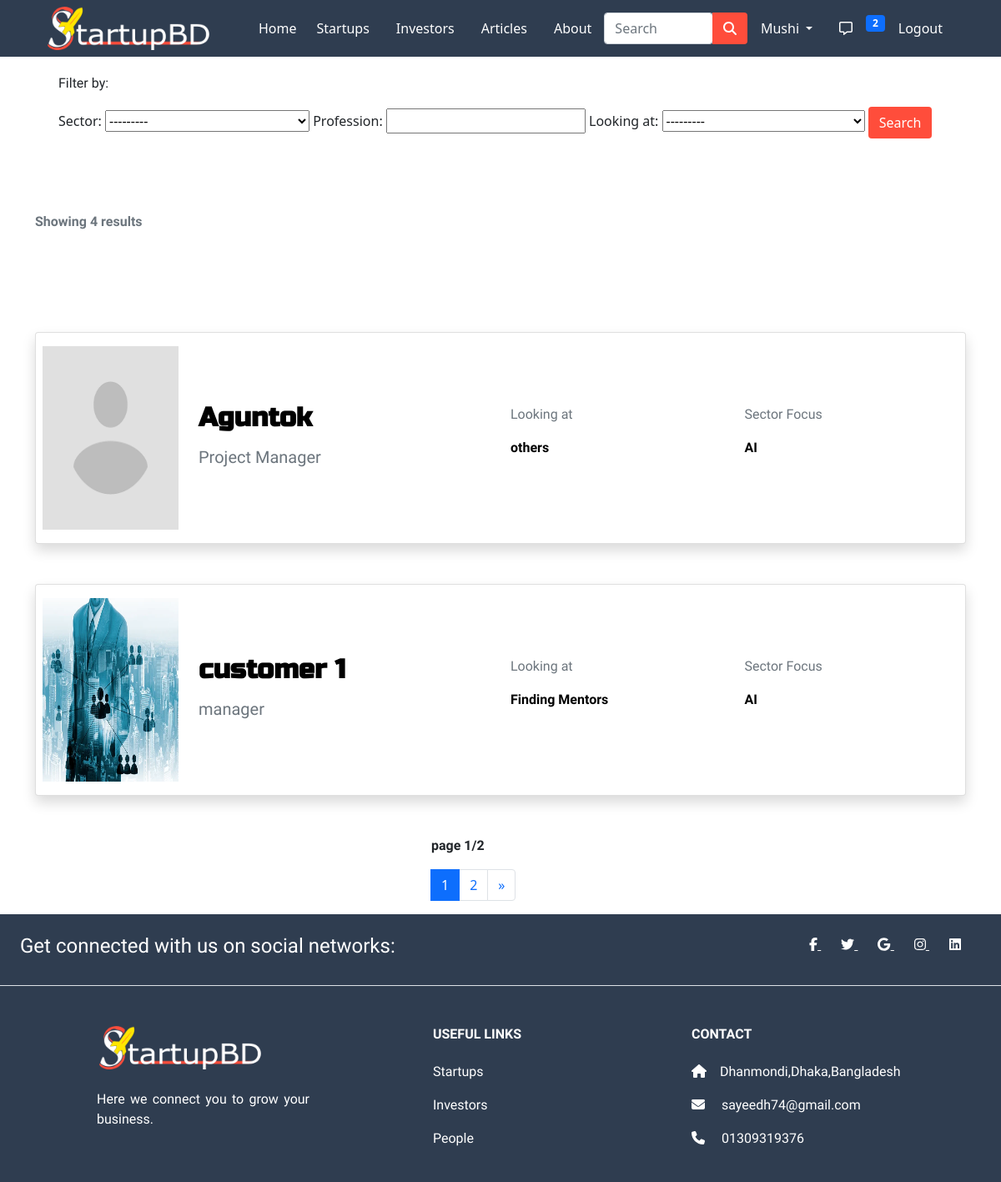
Page /customer_home/ (signed in) on the committed database.
### app/models.py (models this page shows, shortened)
class User(AbstractUser):
  is_customer = models.BooleanField(default=False)
  is_investor = models.BooleanField(default=False)
  is_startup = models.BooleanField(default=False)

class CustomerInfo(models.Model):
  user = models.ForeignKey(settings.AUTH_USER_MODEL, on_delete=models.CASCADE)
  name = models.CharField(max_length=100)
  biography=models.TextField(max_length=500,blank=True,null=True)
  email = models.EmailField(max_length=100, blank=True, null=True)
  mobile = models.CharField(max_length=20,blank=True,null=True)
  profession = models.CharField(max_length=50,blank=True,null=True)
  looking_at = models.CharField(choices=LOOK_CHOICES, max_length=100, null=True, blank=True)
  sector = models.CharField(max_length=100, choices=SECTOR,blank=True, null=True)
  image = models.ImageField(upload_to='images/',null=True,blank=True)
  facebook_link = models.URLField(blank=True)
  linkedin_link = models.URLField(blank=True)
  twitter_link = models.URLField(blank=True)

### app/views.py (the view)
# urls.py: path('customer_home/',views.customer_home,name='customer_home'),
def customer_home(request):
  customers= CustomerInfo.objects.all()
  myfilter = CustomerFilter(request.GET,queryset=customers)
  customers=myfilter.qs
  count=customers.count()
  page = Paginator(customers,per_page=2)
  page_list=request.GET.get('page')
  page=page.get_page(page_list)
  context={'customers':customers,'page':page,'myfilter':myfilter,'count':count}
  return render(request,'app/customer_home.html',context)

### app/templatetags/custom_tags.py (called while the page is built)
@register.inclusion_tag('app/show_notifications.html', takes_context=True)
def show_notifications(context):
	request_user = context['request'].user
	notifications = Notification.objects.filter(
		to_user=request_user).exclude(user_has_seen=True).order_by('-date')
	return {'notifications': notifications}

### app/templates/app/customer_home.html (shortened to what this page needs)
{% extends 'app/base.html' %}
{% load static %}
{% block main-content %}
<div class="container my-5" style="padding: 40px;">
  <p>Filter by:</p>
  <div class="row">
    <div class="col-md-12 btn-styled">
      <form action="" method="get">
        {{ myfilter.form }}
        <button class="btn" type="submit">Search</button>
      </form>
    </div>
  </div>
</div>
<div class="container my-5 text-muted">
  <p><b>Showing {{count}} results</b></p>
</div>
<br>
{% for customer in page.object_list %}
<a href="{% url 'customer_profile' customer.id %}" style="text-decoration: none;">
  <div class="container">
    <div class="row">
      <div class="col-md-12">
        <div class="card flex-row mt-5 shadow">
          <div class="card-body row px-2 align-items-center">
            {% if customer.image %}
            <div class="col-md-2">
              <img src="{{ customer.image.url }}" width="100%" height="220px" alt="No images">
            </div>
            {% else %}
            <div class="col-md-2">
              <img src="{% static 'app/images/banner1/images.png' %}" width="120px" height="150px" alt="No Image">
            </div>
            {% endif %}
            <div class="col-md-4">
              <h3 class="card-title">
                <h2><b style="color: black;">{{customer.name}}</b></h2>
              </h3>
              <p class="card-text">
              <h5 class="text-muted">{{customer.profession}}</h5>
              </p>
            </div>
            <div class="col md 2">
              <p class="text-muted">Looking at</p>
              <p style="color: black;"><b> {{customer.looking_at}}</b></p>
            </div>
            <div class="col md 2">
              <p class="text-muted">Sector Focus</p>
              <p style="color: black;"><b> {{customer.sector}}</b></p>
            </div>
        </div>
      </div>
    </div>
  </div>
  </div>
</a>
{% endfor %}
<br><br>
<div class="container">
  <div class="row">
    <div class="col-md-4 offset-md-5">
      <p><b> page {{page.number}}/{{page.paginator.num_pages}}</b></p>
      <nav aria-label="Page navigation example">
        <ul class="pagination">
          {% for num_page in page.paginator.page_range %}
          {% if page.number == num_page %}
          <li class="page-item active"><a class="page-link" href="{% url 'customer_home' %}?page={{ num_page }}">{{ num_page }}</a></li>
          {% else %}
          <li class="page-item"><a class="page-link" href="{% url 'customer_home' %}?page={{ num_page }}">{{ num_page }}</a>
          </li>
          {% endif %}
          {% endfor %}
          <li class="page-item">
            {% if page.has_next %}
            <a class="page-link" href="{% url 'customer_home' %}?page={{ page.next_page_number }}" aria-label="Next">
              <span aria-hidden="true">&raquo;</span>
            </a>
            {% endif %}
          </li>
        </ul>
      </nav>
    </div>
  </div>
</div>
{% endblock main-content %}

### app/templates/app/base.html (shortened to what this page needs)
<!doctype html>
{% load static %}
{% load custom_tags %}
<html lang="en">
<head>
  <link rel="stylesheet" href="{% static 'app/css/style.css' %}">
  <link href="https://cdn.jsdelivr.net/npm/bootstrap@5.0.0-beta1/dist/css/bootstrap.min.css" rel="stylesheet"
>
  <link rel="stylesheet" href="https://stackpath.bootstrapcdn.com/font-awesome/4.7.0/css/font-awesome.min.css">
  <link rel="stylesheet" href="{% static 'app/css/owl.carousel.min.css' %}">
  <link rel="stylesheet" href="{% static 'app/css/all.min.css' %}">
  <link rel="stylesheet" href="https://cdnjs.cloudflare.com/ajax/libs/animate.css/3.7.2/animate.css">
</head>
<body>
  <section>
    <div class="row">
      <div class="col-sm-12 col-md-12 col-lg-12">
        <nav id="nav" class="navbar navbar-expand-lg navbar-dark fixed-top" style="background-color: #2F3D50;">
          <div class="container">
            <a href="/"><img src="{% static 'app/images/logo1/Logo-final-2-01.png' %}" class="me-5" width="200px" height="auto" alt=""></a>
            <div class="collapse navbar-collapse" id="navbarSupportedContent">
              <ul class="navbar-nav me-auto mb-2 mb-lg-0">
                <li class="nav-item">
                  <a class="nav-link active" aria-current="page" href="/">Home</a>
                </li>
                <li class="nav-item mx-2">
                  <a href="{% url 'startup_home' %}" class="nav-link">Startups</a>
                </li>
                <li class="nav-item mx-2">
                  <a href="{% url 'investor_home' %}" class="nav-link">Investors</a>
                </li>
                <li class="nav-item mx-2">
                  <a href="{% url 'article' %}" class="nav-link">Articles</a>
                </li>
                <li class="nav-item mx-2">
                  <a href="{% url 'about' %}" class="nav-link">About</a>
                </li>
              </ul>
              <form class="d-flex input-group w-auto" method="POST" action="{% url 'search_list' %}">
                <input type="search" class="form-control rounded" name="q" placeholder="Search" aria-label="Search"
                  aria-describedby="search-addon" />
                <button type="submit" class="btn" style="background-color:#FF4D3B;"><i class="fas fa-search"
                    style="color: white;"></i></button>
              </form>
              <div>
                <ul class="navbar-nav me-auto mb-2 mb-lg-0">
                  {% if request.user.is_authenticated %}
                  <li class="nav-item dropdown mx-2">
                    <a class="nav-link dropdown-toggle" href="#" id="profileDropdown" role="button"
                      data-bs-toggle="dropdown" aria-expanded="false">
                      {{request.user.username|capfirst}}
                    </a>
                  </li>
                  <li class="nav-item mx-2">
                    <a href="{% url 'inbox' %}" class="nav-link"><i class="far fa-comment-alt "></i></a>
                  </li>
                  <li class="nav-item">
                    <div class="nav-item">
                      {% show_notifications %}
                    </div>
                  </li>
                  <li class="nav-item mx-2">
                    <a href="{% url 'logout' %}" class="nav-link">Logout</a>
                  </li>
                  {% endif %}
                </ul>
              </div>
            </div>
          </div>
        </nav>
      </div>
    </div>
  </section>
  {% block main-content %} {% endblock main-content %}
  <section>
    <div>
      <div class="row">
        <div class="col-md-12">
          <footer class=" text-center text-lg-start text-white" style="background-color: #2F3D50;">
            <div class="d-flex justify-content-center justify-content-lg-between p-4 border-bottom">
              <div class="me-5 d-none d-lg-block">
                <span>
                  <h4>Get connected with us on social networks:</h4>
                </span>
              </div>
              <div class="icons">
                <a href="" class="me-4 text-reset">
                  <i class="fab fa-facebook-f"></i>
                </a>
                <a href="" class="me-4 text-reset">
                  <i class="fab fa-twitter"></i>
                </a>
                <a href="" class="me-4 text-reset">
                  <i class="fab fa-google"></i>
                </a>
                <a href="" class="me-4 text-reset">
                  <i class="fab fa-instagram"></i>
                </a>
                <a href="" class="me-4 text-reset">
                  <i class="fab fa-linkedin"></i>
                </a>
              </div>
            </div>
            <div class="">
              <div class="container text-center text-md-start mt-5">
                <div class="row mt-3">
                  <div class="col-md-3 col-lg-4 col-xl-3 mx-auto mb-4">
                    <h4 class="text-uppercase fw-bold mb-4">
                      <img src="{% static 'app/images/logo/Logo-final-2-01.png' %}" width="200px" height="auto" alt="">
                    </h4>
                    <p>
                      Here we connect you to grow your business.
                    </p>
                  </div>
                  <div class="col-md-3 col-lg-2 col-xl-2 mx-auto mb-4 links">
                    <h6 class="text-uppercase fw-bold mb-4">
                      Useful links
                    </h6>
                    <p>
                      <a href="{% url 'startup_home' %}" style="text-decoration: none;" class="text-reset">Startups</a>
                    </p>
                    <p>
                      <a href="{% url 'investor_home' %}" style="text-decoration: none;"
                        class="text-reset">Investors</a>
                    </p>
                    <p>
                      <a href="{% url 'customer_home' %}" style="text-decoration: none;" class="text-reset">People</a>
                    </p>
                  </div>
                  <div class="col-md-4 col-lg-3 col-xl-3 mx-auto mb-md-0 mb-4">
                    <h6 class="text-uppercase fw-bold mb-4">
                      Contact
                    </h6>
                    <p><i class="fas fa-home me-3"></i>Dhanmondi,Dhaka,Bangladesh</p>
                    <p>
                      <i class="fas fa-envelope me-3"></i>
                      sayeedh74@gmail.com
                    </p>
                    <p><i class="fas fa-phone me-3"></i> 01309319376</p>
                  </div>
                </div>
              </div>
            </div>
          </footer>
        </div>
      </div>
    </div>
  </section>
</body>
</html>

### app/templates/app/base.html (style rules this page uses)
html, body { margin: 0; padding: 0; scroll-behavior: smooth; }
h1, h2 { font-family: 'Russo One', sans-serif; }
h3, h4, h5, h6, p { font-family: 'Lexend', sans-serif; text-align: justify; }
.nav-link { color: white; transition: all .5s ease-in-out; }
.btn-styled a, .btn-styled button, .btn-styled .btn { background-color: #FF4D3B !important; color: white; transition: .5s ease !important; }
#nav a { color: white; }
.icons a, .links a { color: white; transition: .5s ease !important; }

### app/templates/app/show_notifications.html (style rules this page uses)
.dropdown { position: relative; display: inline-block; }

### rows in the picture
User: user.username "Mushi"
CustomerInfo: image (picture), name "Aguntok", profession "Project Manager", looking_at "others", sector "AI"
CustomerInfo: image (picture), name "customer 1", profession "manager", looking_at "Finding Mentors", sector "AI"

### other values in the picture
{{ notifications.count }} "2"
{{ count }} "4"
{{ page.number }} "1"
{{ page.paginator.num_pages }} "2"
{{ num_page }} "1"
{{ num_page }} "2"
